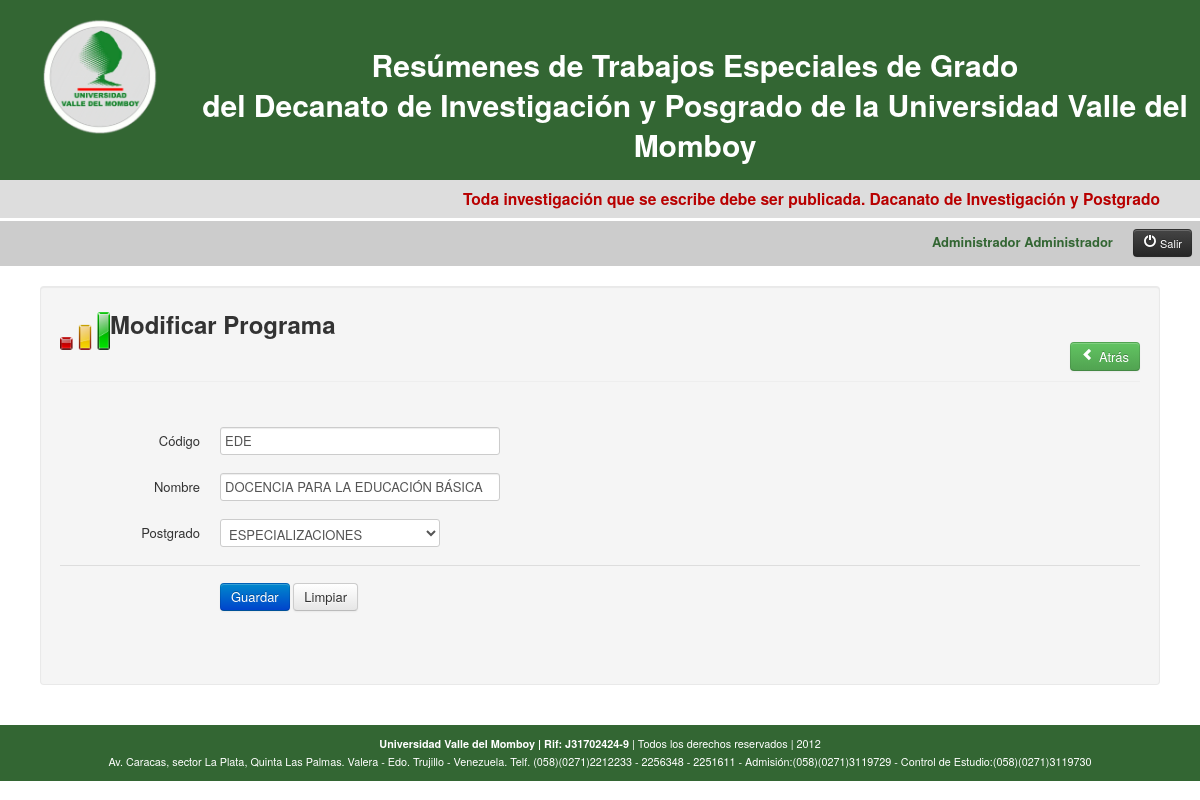
The app's page /subcategorias.php?p=mscat&idSubcategoria=11 (signed in) with its own data.
### tables this page shows
CREATE TABLE IF NOT EXISTS `tblsubcategorias` (
  `idSubcategoria` int(11) NOT NULL AUTO_INCREMENT,
  `codigoSubcategoria` varchar(10) NOT NULL,
  `nombreSubcategoria` varchar(75) NOT NULL,
  `idCategoria` int(11) NOT NULL,
  `idArea` int(11) NOT NULL,
  PRIMARY KEY (`idSubcategoria`),
  KEY `idCategoria` (`idCategoria`),
  KEY `idArea` (`idArea`)
);

### mscat.php (the view, shortened to what this page needs)
<?php require_once('Connections/bdresumen.php'); ?>
<?php
if (!function_exists("GetSQLValueString")) {
function GetSQLValueString($theValue, $theType, $theDefinedValue = "", $theNotDefinedValue = "")
{
  $theValue = function_exists("mysql_real_escape_string") ? mysql_real_escape_string($theValue) : mysql_escape_string($theValue);
  switch ($theType) {
    case "long":
    case "int":
      $theValue = ($theValue != "") ? intval($theValue) : "NULL";
      break;
  }
  return $theValue;
}
}
$editFormAction = $_SERVER['PHP_SELF'];
if (isset($_SERVER['QUERY_STRING'])) {
  $editFormAction .= "?" . htmlentities($_SERVER['QUERY_STRING']);
}
$query_categorias = "SELECT * FROM tblcategoria";
$categorias = mysql_query($query_categorias, $bdresumen) or die(mysql_error());
$row_categorias = mysql_fetch_assoc($categorias);
$colname_subcategorias = "-1";
if (isset($_GET['idSubcategoria'])) {
  $colname_subcategorias = $_GET['idSubcategoria'];
}
$query_subcategorias = sprintf("SELECT * FROM tblsubcategorias WHERE idSubcategoria = %s", GetSQLValueString($colname_subcategorias, "int"));
$subcategorias = mysql_query($query_subcategorias, $bdresumen) or die(mysql_error());
$row_subcategorias = mysql_fetch_assoc($subcategorias);
?>
<div style="margin:20px;">
  <div class="container-fluid" style="margin:auto">
    <div class="row-fluid">
      <div class="span12">
        <div class="well">
          <div class="row-fluid">
          	<img src="img/subcategorias.png" width="50" height="50"><h2>Modificar Programa</h2>
            	<div class="atras"><button class="btn btn-success" onclick='window.location="subcategorias.php"'><i class="icon-chevron-left icon-white"></i>&nbsp;Atrás</button></div>
          </div>
          <div class="row-fluid">
            <form name="mscat" id="mscat" class="form-horizontal" action="<?php echo $editFormAction; ?>" method="POST">
              <fieldset>
                <legend></legend>
                <div class="control-group">
                  <label class="control-label" for="codigoCategoria">Código</label>
                  <div class="controls">
                    <input type="text" class="input-xlarge" name="codigoSubcategoria" id="codigoSubcategoria" value="<?php echo $row_subcategorias['codigoSubcategoria']; ?>" placeholder="Código del Programa">
                  </div>
                </div>
                <div class="control-group">
                  <label class="control-label" for="nombreCategoria">Nombre</label>
                  <div class="controls">
                    <input type="text" class="input-xlarge" name="nombreSubcategoria" id="nombreSubcategoria" value="<?php echo $row_subcategorias['nombreSubcategoria']; ?>" placeholder="Nombre del Programa">
                  </div>
                </div>
                <div class="control-group">
                  <label class="control-label" for="categoria">Postgrado</label>
                  <div class="controls">
                    <select id="categoria" name="idCategoria">
                      <?php
do {
?>
                      <option value="<?php echo $row_categorias['idCategoria']?>"<?php if (!(strcmp($row_categorias['idCategoria'], $row_subcategorias['idSubcategoria']))) {echo "selected=\"selected\"";} ?>><?php echo $row_categorias['nombreCategoria']?></option>
                      <?php
} while ($row_categorias = mysql_fetch_assoc($categorias));
?>
                    </select>
                  </div>
                </div>
                <div class="form-actions">
                  <button type="submit" class="btn btn-primary">Guardar</button>
                  <button class="btn" type="reset">Limpiar</button>
                </div>
              </fieldset>
            </form>
            </div>
        </div>
        </div>
      </div>
    </div>
</div>

### css/main.css (style rules this page uses)
form { margin-top:10px; }
body { padding-top: 0px; padding-bottom: 0px; }
.well img { float: left; }
.atras { float:right; }

### records on screen
tblsubcategorias: codigoSubcategoria "EDE", nombreSubcategoria "DOCENCIA PARA LA EDUCACIÓN BÁSICA"

### other values on screen
$_SESSION['nombreUsuario'] "Administrador"
$_SESSION['apellidoUsuario'] "Administrador"
form field idCategoria "ESPECIALIZACIONES"
